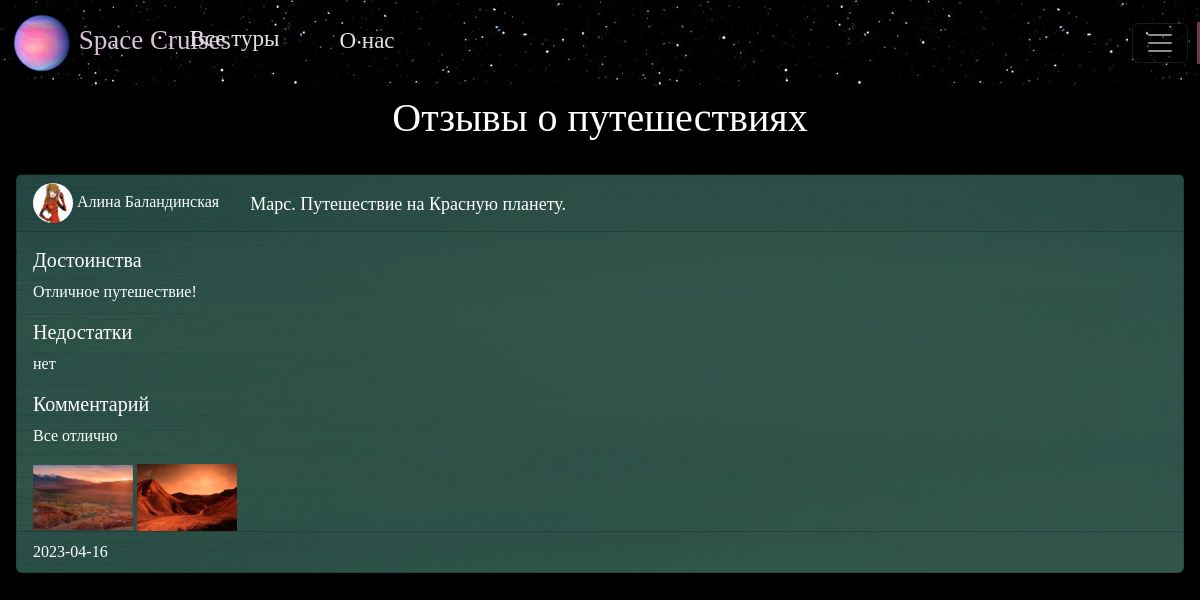
The app's page /feedbacks with its own data.
### data/feedbacks_form.py (models this page shows)
class Feedback(SqlAlchemyBase, SerializerMixin):  # Форма отзыва
    __tablename__ = 'feedbacks'
    id = sqlalchemy.Column(sqlalchemy.Integer, primary_key=True, autoincrement=True)
    scoring = sqlalchemy.Column(sqlalchemy.Integer, nullable=True)  # Оценка от 1 до 5
    pluses = sqlalchemy.Column(sqlalchemy.String, nullable=True)  # Содержание отзыва
    minuses = sqlalchemy.Column(sqlalchemy.String, nullable=True)
    comment = sqlalchemy.Column(sqlalchemy.String, nullable=True)
    pics = sqlalchemy.Column(sqlalchemy.String, nullable=True)  # Список из прикрепленных картинок
    date = sqlalchemy.Column(sqlalchemy.DateTime, nullable=True,
                             default=datetime.datetime.now())  # Дата написания отзыва
    author_id = sqlalchemy.Column(sqlalchemy.Integer,
                                  sqlalchemy.ForeignKey("users.id"))  # Автор отзыва(id пользователя)
    author = orm.relationship("User")  # Автор отзыва(объект класса User)
    tour_id = sqlalchemy.Column(sqlalchemy.Integer,
                                sqlalchemy.ForeignKey("tours.id"))  # Тур, про который отзыв(id)
    tour = orm.relationship("Tour")  # Тур, про который отзыв(объект класса Tour)

### data/users_form.py (models this page shows, shortened)
class User(SqlAlchemyBase, UserMixin, SerializerMixin):
    __tablename__ = 'users'
    id = sqlalchemy.Column(sqlalchemy.Integer, primary_key=True, autoincrement=True)
    surname = sqlalchemy.Column(sqlalchemy.String, nullable=True)
    name = sqlalchemy.Column(sqlalchemy.String, nullable=True)
    email = sqlalchemy.Column(sqlalchemy.String, index=True, unique=True, nullable=True)
    hashed_password = sqlalchemy.Column(sqlalchemy.String, nullable=True)
    avatar = sqlalchemy.Column(sqlalchemy.String, nullable=True)
    is_admin = sqlalchemy.Column(sqlalchemy.Boolean, nullable=True)
    feedbacks = orm.relationship("Feedback", back_populates='author')  # Список отзывов пользователя

### data/tours_form.py (models this page shows)
class Tour(SqlAlchemyBase, SerializerMixin):
    __tablename__ = 'tours'
    id = sqlalchemy.Column(sqlalchemy.Integer, primary_key=True, autoincrement=True)
    name = sqlalchemy.Column(sqlalchemy.String, nullable=True)
    description = sqlalchemy.Column(sqlalchemy.String, nullable=True)
    start_date = sqlalchemy.Column(sqlalchemy.DateTime)
    end_date = sqlalchemy.Column(sqlalchemy.DateTime)
    image = sqlalchemy.Column(sqlalchemy.String, nullable=True)
    price = sqlalchemy.Column(sqlalchemy.Integer, nullable=True)
    full_description = sqlalchemy.Column(sqlalchemy.String, nullable=True)
    arrival = sqlalchemy.Column(sqlalchemy.String, nullable=True)
    location = sqlalchemy.Column(sqlalchemy.String, nullable=True)
    go_back = sqlalchemy.Column(sqlalchemy.String, nullable=True)
    pics_names = sqlalchemy.Column(sqlalchemy.String, nullable=True)
    users = orm.relationship("User", secondary="users_to_tours",
                             backref="tours", lazy='subquery')
    users_who_booked = orm.relationship("User", secondary="users_to_booked_tours",
                                        backref="booked_tours",
                                        lazy='subquery')
    feedbacks = orm.relationship("Feedback", back_populates='tour')  # Список отзывов о туре

### main.py (the view)
@app.route('/feedbacks', methods=['GET', 'POST'])
def feedbacks():  # Отзывы
    cur_url(request.base_url)
    db_sess = create_session()
    feedbacks = db_sess.query(Feedback).all()
    feedbacks = [[i, i.pics.split(';') if i.pics else []] for i in feedbacks]  # Список из отзывов и картинок к ним
    feedbacks.reverse()  # Переворачиваем список чтобы сверху отображались свежие отзывы
    return render_template("feedbacks.html", feedbacks=feedbacks)

### data/db_session.py (called while the page is built)
def create_session() -> Session:
    global __factory
    return __factory()

### main.py (called while the page is built)
def cur_url(url):
    global CUR_URL
    CUR_URL = url
    with open('data/cur_url.txt', "w", encoding="utf-8") as f:
        f.write(CUR_URL)  # Запись в файл

### templates/feedbacks.html (shortened to what this page needs)
{% extends "base.html" %}
{% block content %}
<ul class="nav nav-tabs" style="font-family:century gothic;font-size:24px;">
    <li class="nav-item">
        <a class="nav-link" href="/about_us" style="color: white;">О нас</a>
    </li>
    <li class="nav-item">
        <a class="nav-link" href="/feedbacks" style="color: white;">Отзывы</a>
    </li>
</ul>
<br>
<center>
    <h1 style="color:white;font-family:century gothic;">Отзывы о путешествиях</h1></center>
<br>
{% for i in feedbacks %}
<div class="card text-left" style="background-image:url(/static/img/green_sky.jpg);color:white;font-family:century gothic">
    <div class="card-header">
        <div style="font-family:century gothic" aria-current="page">
            {% if not i[0].author.avatar %} <img src="/static/img/avatar.jpg" alt="Avatar" class="avatar">
            {% else %} <img src={{i[0].author.avatar}} alt="Avatar" class="avatar"> {% endif %}
            {{i[0].author.name}}
            {{i[0].author.surname}}
            <div style="position:absolute;left:20%;top:4%;font-size:18px">
                {{i[0].tour.name}}</div>
        </div>
    </div>
    <div class="card-body">
        <h5 class="card-title">Достоинства</h5>
        <p class="card-text">{{i[0].pluses}}</p>
        <h5 class="card-title">Недостатки</h5>
        <p class="card-text">{{i[0].minuses}}</p>
        <h5 class="card-title">Комментарий</h5>
        <p class="card-text">{{i[0].comment}}</p>
        <section class="pictures">
    {% for j in i[1] %}
  <a href="#{{j}}">
    <img src="{{j}}" style="width:100px">
  </a>
    {% endfor %}
</section>
    </div>
    <div class="card-footer">
        {{i[0].date.date()}}
    </div>
</div>
<br>
{%endfor%}
{% endblock %}

### static/css/style.css (style rules this page uses)
* { box-sizing: border-box; }
.avatar { vertical-align: middle; width: 40px; height: 40px; border-radius: 50%; }
.pictures { -webkit-column-count: 2; -moz-column-count: 2; column-count: 2; -webkit-column-gap: 1em; -moz-column-gap: 1em; column-gap: 1em; margin-bottom: -1em; }
a { display: inline-block; }

### records on screen
Feedback: avatar (picture), name "Алина", surname "Баландинская", name "Марс. Путешествие на Красную планету.", pluses "Отличное путешествие!", minuses "нет", comment "Все отлично", date "2023-04-16"
